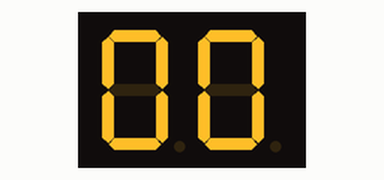
Recording of a sketch running on a simulated Arduino Uno, built with avr-gcc and run on an emulated ATmega328P. On the bench: 2-digit seven-segment display. Wiring (inferred from the names in the program): 2-digit 7-segment display, segments lit when LOW: segments pin 2, pin 3, pin 4, pin 5, pin 6, pin 7, pin 8, pin 9; digit selects pin 13, pin 12. The segment pins are drawn as the display they are named for.

Above: at 0.2 s.
At 5.2 s:
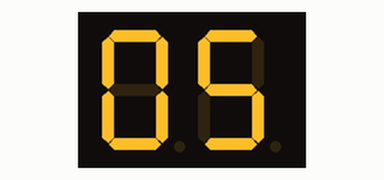
At 10.2 s:
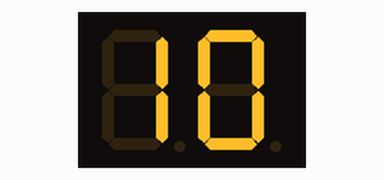
At 20.2 s:
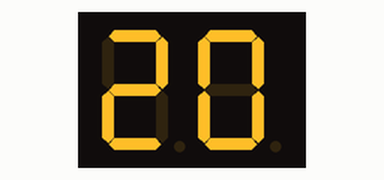
At 28.2 s:
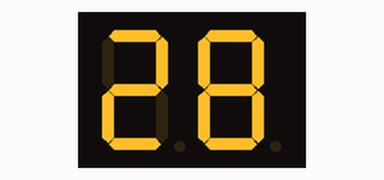
At 38.2 s:
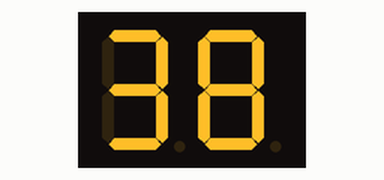

The sketch:

ex01_two_dights_CA.ino
```cpp
int i;
int j;
const byte num[10][8]={
    {1,1,0,0,0,0,0,0},  //0
    {1,1,1,1,1,0,0,1},  //1
    {1,0,1,0,0,1,0,0},  //2
    {1,0,1,1,0,0,0,0},  //3
    {1,0,0,1,1,0,0,1},  //4
    {1,0,0,1,0,0,1,0},  //5
    {1,0,0,0,0,0,1,0},  //6
    {1,1,1,1,1,0,0,0},  //7
    {1,0,0,0,0,0,0,0},  //8
    {1,0,0,1,0,0,0,0}   //9
                      };
const int seg[]={2,3,4,5,6,7,8,9};  //abcdefgp
int enable[2] = {13, 12}; // pin13 is ten, pin 12 is one

int count=0, number, quotient, remainder;
unsigned long mytime=0;

void setup()
{
  for(i=0;i<8;i++)
    pinMode(seg[i],OUTPUT);

  pinMode(enable[0],OUTPUT);
  pinMode(enable[1],OUTPUT);
}
void loop()
{
//    number = count;
//
//    quotient = number / 10;
//    remainder = number % 10;
    quotient = count / 10;
    remainder = count % 10;


    digitalWrite(enable[0], HIGH);
    digitalWrite(enable[1], LOW);
    ShowDigit(quotient);
    delay(50);
    digitalWrite(enable[0], LOW);
    digitalWrite(enable[1], HIGH);
    ShowDigit(remainder);
    delay(50);

  if (millis() - mytime >= 1000)  // 1000ms
  {
    mytime = millis();
    count = count + 1;
    if (count >= 100)
      count = 0;
  }
}

void ShowDigit(int n)
{
  digitalWrite(seg[0], num[n][7]);
  digitalWrite(seg[1], num[n][6]);
  digitalWrite(seg[2], num[n][5]);
  digitalWrite(seg[3], num[n][4]);
  digitalWrite(seg[4], num[n][3]);
  digitalWrite(seg[5], num[n][2]);
  digitalWrite(seg[6], num[n][1]);
  digitalWrite(seg[7], num[n][0]);
}
```

Measured:
- what the display in image 0 shows lasts 1.0 s, from 0.2 s to 1.2 s
